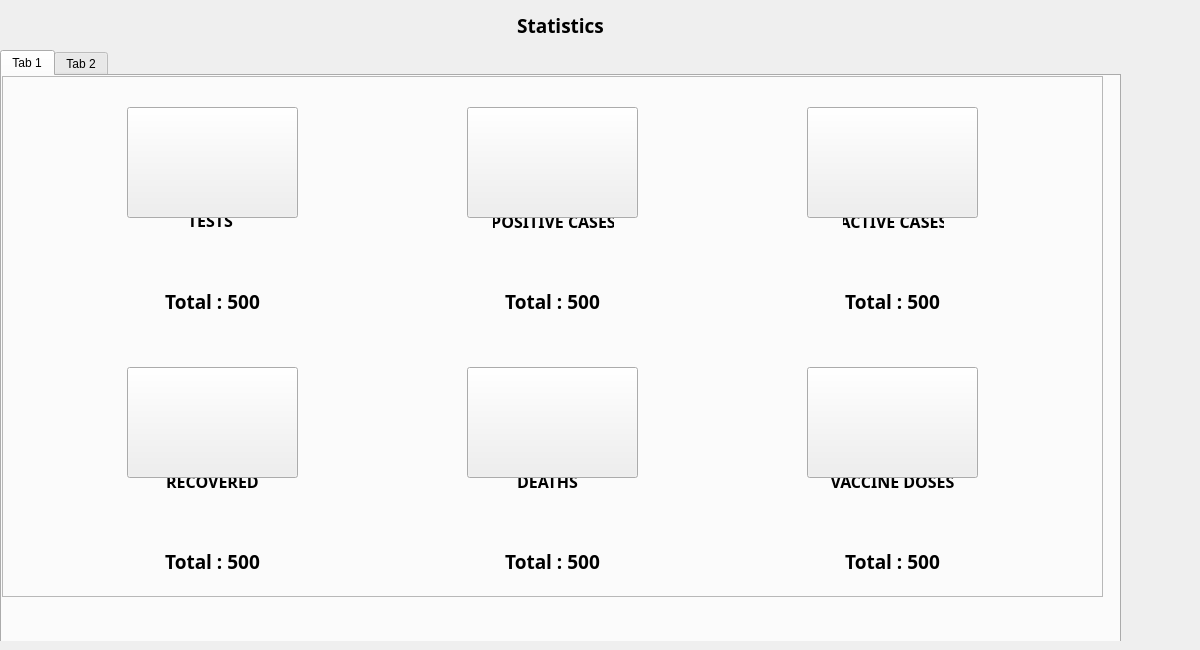
         <widget class="QWidget" name="homeTab">
          <property name="sizePolicy">
           <sizepolicy hsizetype="Expanding" vsizetype="Expanding">
            <horstretch>0</horstretch>
            <verstretch>0</verstretch>
           </sizepolicy>
          </property>
          <attribute name="title">
           <string>Acceuil</string>
          </attribute>
          <widget class="QWidget" name="mainFrame" native="true">
           <property name="geometry">
            <rect>
             <x>0</x>
             <y>0</y>
             <width>1191</width>
             <height>641</height>
            </rect>
           </property>
           <property name="sizePolicy">
            <sizepolicy hsizetype="Preferred" vsizetype="Expanding">
             <horstretch>0</horstretch>
             <verstretch>0</verstretch>
            </sizepolicy>
           </property>
           <widget class="QLabel" name="homePatientsLbl">
            <property name="geometry">
             <rect>
              <x>460</x>
              <y>10</y>
              <width>201</width>
              <height>31</height>
             </rect>
            </property>
            <property name="font">
             <font>
              <family>Noto Sans</family>
              <pointsize>14</pointsize>
              <weight>75</weight>
              <bold>true</bold>
             </font>
            </property>
            <property name="text">
             <string>Statistics</string>
            </property>
            <property name="alignment">
             <set>Qt::AlignCenter</set>
            </property>
           </widget>
           <widget class="QTabWidget" name="tabWidget">
            <property name="geometry">
             <rect>
              <x>0</x>
              <y>50</y>
              <width>1121</width>
              <height>621</height>
             </rect>
            </property>
            <property name="currentIndex">
             <number>0</number>
            </property>
            <widget class="QWidget" name="tab">
             <attribute name="title">
              <string>Tab 1</string>
             </attribute>
             <widget class="QFrame" name="cardsFrame">
              <property name="geometry">
               <rect>
                <x>0</x>
                <y>0</y>
                <width>1101</width>
                <height>521</height>
               </rect>
              </property>
              <property name="minimumSize">
               <size>
                <width>1000</width>
                <height>0</height>
               </size>
              </property>
              <property name="maximumSize">
               <size>
                <width>16777215</width>
                <height>16777215</height>
               </size>
              </property>
              <property name="frameShape">
               <enum>QFrame::StyledPanel</enum>
              </property>
              <property name="frameShadow">
               <enum>QFrame::Raised</enum>
              </property>
              <layout class="QGridLayout" name="gridLayout_3">
               <property name="leftMargin">
                <number>0</number>
               </property>
               <property name="topMargin">
                <number>0</number>
               </property>
               <property name="rightMargin">
                <number>0</number>
               </property>
               <property name="bottomMargin">
                <number>0</number>
               </property>
               <item row="0" column="0">
                <widget class="QWidget" name="card3" native="true">
                 <property name="minimumSize">
                  <size>
                   <width>250</width>
                   <height>250</height>
                  </size>
                 </property>
                 <property name="maximumSize">
                  <size>
                   <width>250</width>
                   <height>250</height>
                  </size>
                 </property>
                 <property name="cursor">
                  <cursorShape>ArrowCursor</cursorShape>
                 </property>
                 <widget class="QLabel" name="card3icon">
                  <property name="geometry">
                   <rect>
                    <x>40</x>
                    <y>25</y>
                    <width>170</width>
                    <height>150</height>
                   </rect>
                  </property>
                  <property name="minimumSize">
                   <size>
                    <width>0</width>
                    <height>0</height>
                   </size>
                  </property>
                  <property name="maximumSize">
                   <size>
                    <width>16777215</width>
                    <height>16777215</height>
                   </size>
                  </property>
                  <property name="text">
                   <string/>
                  </property>
                  <property name="scaledContents">
                   <bool>true</bool>
                  </property>
                 </widget>
                 <widget class="QLabel" name="label_24">
                  <property name="geometry">
                   <rect>
                    <x>90</x>
                    <y>130</y>
                    <width>67</width>
                    <height>19</height>
                   </rect>
                  </property>
                  <property name="font">
                   <font>
                    <family>Noto Sans</family>
                    <pointsize>12</pointsize>
                    <weight>75</weight>
                    <bold>true</bold>
                   </font>
                  </property>
                  <property name="text">
                   <string>TESTS</string>
                  </property>
                  <property name="alignment">
                   <set>Qt::AlignCenter</set>
                  </property>
                 </widget>
                 <widget class="QLabel" name="totalTestsLbl">
                  <property name="geometry">
                   <rect>
                    <x>30</x>
                    <y>210</y>
                    <width>191</width>
                    <height>20</height>
                   </rect>
                  </property>
                  <property name="font">
                   <font>
                    <family>Noto Sans</family>
                    <pointsize>14</pointsize>
                    <weight>75</weight>
                    <bold>true</bold>
                   </font>
                  </property>
                  <property name="text">
                   <string>Total : 500</string>
                  </property>
                  <property name="alignment">
                   <set>Qt::AlignCenter</set>
                  </property>
                 </widget>
                 <widget class="QPushButton" name="card1btn">
                  <property name="geometry">
                   <rect>
                    <x>40</x>
                    <y>26</y>
                    <width>171</width>
                    <height>111</height>
                   </rect>
                  </property>
                  <property name="text">
                   <string/>
                  </property>
                  <property name="icon">
                   <iconset resource="../resource.qrc">
                    <normaloff>:/iconCovid/icons/covid/blood-sample (1).png</normaloff>:/iconCovid/icons/covid/blood-sample (1).png</iconset>
                  </property>
                  <property name="iconSize">
                   <size>
                    <width>100</width>
                    <height>100</height>
                   </size>
                  </property>
                 </widget>
                </widget>
               </item>
               <item row="0" column="2">
                <widget class="QWidget" name="card1" native="true">
                 <property name="minimumSize">
                  <size>
                   <width>250</width>
                   <height>250</height>
                  </size>
                 </property>
                 <property name="maximumSize">
                  <size>
                   <width>250</width>
                   <height>250</height>
                  </size>
                 </property>
                 <property name="cursor">
                  <cursorShape>ArrowCursor</cursorShape>
                 </property>
                 <widget class="QLabel" name="label_33">
                  <property name="geometry">
                   <rect>
                    <x>180</x>
                    <y>50</y>
                    <width>100</width>
                    <height>100</height>
                   </rect>
                  </property>
                  <property name="minimumSize">
                   <size>
                    <width>100</width>
                    <height>100</height>
                   </size>
                  </property>
                  <property name="maximumSize">
                   <size>
                    <width>100</width>
                    <height>100</height>
                   </size>
                  </property>
                  <property name="text">
                   <string/>
                  </property>
                  <property name="pixmap">
                   <pixmap>:/icons/assets/icons/others/preferences.png</pixmap>
                  </property>
                  <property name="scaledContents">
                   <bool>true</bool>
                  </property>
                 </widget>
                 <widget class="QLabel" name="card1icon">
                  <property name="geometry">
                   <rect>
                    <x>40</x>
                    <y>25</y>
                    <width>170</width>
                    <height>150</height>
                   </rect>
                  </property>
                  <property name="text">
                   <string/>
                  </property>
                  <property name="scaledContents">
                   <bool>true</bool>
                  </property>
                 </widget>
                 <widget class="QLabel" name="label_34">
                  <property name="geometry">
                   <rect>
                    <x>76</x>
                    <y>130</y>
                    <width>101</width>
                    <height>20</height>
                   </rect>
                  </property>
                  <property name="font">
                   <font>
                    <family>Noto Sans</family>
                    <pointsize>12</pointsize>
                    <weight>75</weight>
                    <bold>true</bold>
                   </font>
                  </property>
                  <property name="text">
                   <string>ACTIVE CASES</string>
                  </property>
                  <property name="alignment">
                   <set>Qt::AlignCenter</set>
                  </property>
                 </widget>
                 <widget class="QLabel" name="totalActivesLbl">
                  <property name="geometry">
                   <rect>
                    <x>30</x>
                    <y>210</y>
                    <width>191</width>
                    <height>20</height>
                   </rect>
                  </property>
                  <property name="font">
                   <font>
                    <family>Noto Sans</family>
                    <pointsize>14</pointsize>
                    <weight>75</weight>
                    <bold>true</bold>
                   </font>
                  </property>
                  <property name="text">
                   <string>Total : 500</string>
                  </property>
                  <property name="alignment">
                   <set>Qt::AlignCenter</set>
                  </property>
                 </widget>
                 <widget class="QPushButton" name="card3btn">
                  <property name="geometry">
                   <rect>
                    <x>40</x>
                    <y>26</y>
                    <width>171</width>
                    <height>111</height>
                   </rect>
                  </property>
                  <property name="text">
                   <string/>
                  </property>
                  <property name="icon">
                   <iconset resource="../resource.qrc">
                    <normaloff>:/iconCovid/icons/covid/patient (4).png</normaloff>:/iconCovid/icons/covid/patient (4).png</iconset>
                  </property>
                  <property name="iconSize">
                   <size>
                    <width>100</width>
                    <height>100</height>
                   </size>
                  </property>
                 </widget>
                </widget>
               </item>
               <item row="1" column="1">
                <widget class="QWidget" name="card6" native="true">
                 <property name="minimumSize">
                  <size>
                   <width>250</width>
                   <height>250</height>
                  </size>
                 </property>
                 <property name="maximumSize">
                  <size>
                   <width>250</width>
                   <height>250</height>
                  </size>
                 </property>
                 <widget class="QLabel" name="card6icon">
                  <property name="geometry">
                   <rect>
                    <x>40</x>
                    <y>25</y>
                    <width>170</width>
                    <height>150</height>
                   </rect>
                  </property>
                  <property name="text">
                   <string/>
                  </property>
                  <property name="scaledContents">
                   <bool>true</bool>
                  </property>
                 </widget>
                 <widget class="QLabel" name="label_37">
                  <property name="geometry">
                   <rect>
                    <x>80</x>
                    <y>130</y>
                    <width>81</width>
                    <height>20</height>
                   </rect>
                  </property>
                  <property name="font">
                   <font>
                    <family>Noto Sans</family>
                    <pointsize>12</pointsize>
                    <weight>75</weight>
                    <bold>true</bold>
                   </font>
                  </property>
                  <property name="text">
                   <string>DEATHS</string>
                  </property>
                  <property name="alignment">
                   <set>Qt::AlignCenter</set>
                  </property>
                 </widget>
                 <widget class="QLabel" name="totalDeathsLbl">
                  <property name="geometry">
                   <rect>
                    <x>30</x>
                    <y>210</y>
                    <width>191</width>
                    <height>20</height>
                   </rect>
                  </property>
                  <property name="font">
                   <font>
                    <family>Noto Sans</family>
                    <pointsize>14</pointsize>
                    <weight>75</weight>
                    <bold>true</bold>
                   </font>
                  </property>
                  <property name="text">
                   <string>Total : 500</string>
                  </property>
                  <property name="alignment">
                   <set>Qt::AlignCenter</set>
                  </property>
                 </widget>
                 <widget class="QPushButton" name="card5btn">
                  <property name="geometry">
                   <rect>
                    <x>40</x>
                    <y>26</y>
                    <width>171</width>
                    <height>111</height>
                   </rect>
                  </property>
                  <property name="text">
                   <string/>
                  </property>
                  <property name="icon">
                   <iconset resource="../resource.qrc">
                    <normaloff>:/iconCovid/icons/covid/death (3).png</normaloff>:/iconCovid/icons/covid/death (3).png</iconset>
                  </property>
                  <property name="iconSize">
                   <size>
                    <width>100</width>
                    <height>100</height>
                   </size>
                  </property>
                 </widget>
                </widget>
               </item>
               <item row="1" column="2">
                <widget class="QWidget" name="card4" native="true">
                 <property name="minimumSize">
                  <size>
                   <width>250</width>
                   <height>250</height>
                  </size>
                 </property>
                 <property name="maximumSize">
                  <size>
                   <width>250</width>
                   <height>250</height>
                  </size>
                 </property>
                 <widget class="QLabel" name="card4icon">
                  <property name="geometry">
                   <rect>
                    <x>40</x>
                    <y>25</y>
                    <width>170</width>
                    <height>150</height>
                   </rect>
                  </property>
                  <property name="text">
                   <string/>
                  </property>
                  <property name="scaledContents">
                   <bool>true</bool>
                  </property>
                 </widget>
                 <widget class="QLabel" name="label_40">
                  <property name="geometry">
                   <rect>
                    <x>50</x>
                    <y>130</y>
                    <width>151</width>
                    <height>20</height>
                   </rect>
                  </property>
                  <property name="font">
                   <font>
                    <family>Noto Sans</family>
                    <pointsize>12</pointsize>
                    <weight>75</weight>
                    <bold>true</bold>
                   </font>
                  </property>
                  <property name="text">
                   <string>VACCINE DOSES</string>
                  </property>
                  <property name="alignment">
                   <set>Qt::AlignCenter</set>
                  </property>
                 </widget>
                 <widget class="QLabel" name="totalDosesLbl">
                  <property name="geometry">
                   <rect>
                    <x>30</x>
                    <y>210</y>
                    <width>191</width>
                    <height>20</height>
                   </rect>
                  </property>
                  <property name="font">
                   <font>
                    <family>Noto Sans</family>
                    <pointsize>14</pointsize>
                    <weight>75</weight>
                    <bold>true</bold>
                   </font>
                  </property>
                  <property name="text">
                   <string>Total : 500</string>
                  </property>
                  <property name="alignment">
                   <set>Qt::AlignCenter</set>
                  </property>
                 </widget>
                 <widget class="QPushButton" name="card6btn">
                  <property name="geometry">
                   <rect>
                    <x>40</x>
                    <y>26</y>
                    <width>171</width>
                    <height>111</height>
                   </rect>
                  </property>
                  <property name="text">
                   <string/>
                  </property>
                  <property name="icon">
                   <iconset resource="../resource.qrc">
                    <normaloff>:/iconCovid/icons/covid/vaccine (3).png</normaloff>:/iconCovid/icons/covid/vaccine (3).png</iconset>
                  </property>
                  <property name="iconSize">
                   <size>
                    <width>100</width>
                    <height>100</height>
                   </size>
                  </property>
                 </widget>
                </widget>
               </item>
               <item row="0" column="1">
                <widget class="QWidget" name="card2" native="true">
                 <property name="minimumSize">
                  <size>
                   <width>250</width>
                   <height>250</height>
                  </size>
                 </property>
                 <property name="maximumSize">
                  <size>
                   <width>250</width>
                   <height>250</height>
                  </size>
                 </property>
                 <property name="cursor">
                  <cursorShape>ArrowCursor</cursorShape>
                 </property>
                 <widget class="QLabel" name="card2icon">
                  <property name="geometry">
                   <rect>
                    <x>40</x>
                    <y>25</y>
                    <width>170</width>
                    <height>150</height>
                   </rect>
                  </property>
                  <property name="text">
                   <string/>
                  </property>
                  <property name="scaledContents">
                   <bool>true</bool>
                  </property>
                 </widget>
                 <widget class="QLabel" name="label_43">
                  <property name="geometry">
                   <rect>
                    <x>66</x>
                    <y>130</y>
                    <width>121</width>
                    <height>20</height>
                   </rect>
                  </property>
                  <property name="font">
                   <font>
                    <family>Noto Sans</family>
                    <pointsize>12</pointsize>
                    <weight>75</weight>
                    <bold>true</bold>
                   </font>
                  </property>
                  <property name="text">
                   <string>POSITIVE CASES</string>
                  </property>
                  <property name="alignment">
                   <set>Qt::AlignCenter</set>
                  </property>
                 </widget>
                 <widget class="QLabel" name="totalPositivesLbl">
                  <property name="geometry">
                   <rect>
                    <x>30</x>
                    <y>210</y>
                    <width>191</width>
                    <height>20</height>
                   </rect>
                  </property>
                  <property name="font">
                   <font>
                    <family>Noto Sans</family>
                    <pointsize>14</pointsize>
                    <weight>75</weight>
                    <bold>true</bold>
                   </font>
                  </property>
                  <property name="text">
                   <string>Total : 500</string>
                  </property>
                  <property name="alignment">
                   <set>Qt::AlignCenter</set>
                  </property>
                 </widget>
                 <widget class="QPushButton" name="card2btn">
                  <property name="geometry">
                   <rect>
                    <x>40</x>
                    <y>26</y>
                    <width>171</width>
                    <height>111</height>
                   </rect>
                  </property>
                  <property name="text">
                   <string/>
                  </property>
                  <property name="icon">
                   <iconset resource="../resource.qrc">
                    <normaloff>:/iconCovid/icons/covid/report.png</normaloff>:/iconCovid/icons/covid/report.png</iconset>
                  </property>
                  <property name="iconSize">
                   <size>
                    <width>100</width>
                    <height>100</height>
                   </size>
                  </property>
                 </widget>
                </widget>
               </item>
               <item row="1" column="0">
                <widget class="QWidget" name="card5" native="true">
                 <property name="minimumSize">
                  <size>
                   <width>250</width>
                   <height>250</height>
                  </size>
                 </property>
                 <property name="maximumSize">
                  <size>
                   <width>250</width>
                   <height>250</height>
                  </size>
                 </property>
                 <widget class="QLabel" name="card5icon">
                  <property name="geometry">
                   <rect>
                    <x>40</x>
                    <y>25</y>
                    <width>170</width>
                    <height>150</height>
                   </rect>
                  </property>
                  <property name="text">
                   <string/>
                  </property>
                  <property name="scaledContents">
                   <bool>true</bool>
                  </property>
                 </widget>
                 <widget class="QLabel" name="label_46">
                  <property name="geometry">
                   <rect>
                    <x>60</x>
                    <y>130</y>
                    <width>131</width>
                    <height>20</height>
                   </rect>
                  </property>
                  <property name="font">
                   <font>
                    <family>Noto Sans</family>
                    <pointsize>12</pointsize>
                    <weight>75</weight>
                    <bold>true</bold>
                   </font>
                  </property>
                  <property name="text">
                   <string>RECOVERED</string>
                  </property>
                  <property name="alignment">
                   <set>Qt::AlignCenter</set>
                  </property>
                 </widget>
                 <widget class="QLabel" name="totalRecoverecLbl">
                  <property name="geometry">
                   <rect>
                    <x>30</x>
                    <y>210</y>
                    <width>191</width>
                    <height>20</height>
                   </rect>
                  </property>
                  <property name="font">
                   <font>
                    <family>Noto Sans</family>
                    <pointsize>14</pointsize>
                    <weight>75</weight>
                    <bold>true</bold>
                   </font>
                  </property>
                  <property name="text">
                   <string>Total : 500</string>
                  </property>
                  <property name="alignment">
                   <set>Qt::AlignCenter</set>
                  </property>
                 </widget>
                 <widget class="QPushButton" name="card4btn">
                  <property name="geometry">
                   <rect>
                    <x>40</x>
                    <y>26</y>
                    <width>171</width>
                    <height>111</height>
                   </rect>
                  </property>
                  <property name="text">
                   <string/>
                  </property>
                  <property name="icon">
                   <iconset resource="../resource.qrc">
                    <normaloff>:/iconCovid/icons/covid/patient (2).png</normaloff>:/iconCovid/icons/covid/patient (2).png</iconset>
                  </property>
                  <property name="iconSize">
                   <size>
                    <width>100</width>
                    <height>100</height>
                   </size>
                  </property>
                 </widget>
                </widget>
               </item>
              </layout>
             </widget>
            </widget>
            <widget class="QWidget" name="tab_2">
             <attribute name="title">
              <string>Tab 2</string>
             </attribute>
             <widget class="QTableWidget" name="homePatientsTableWidget">
              <property name="geometry">
               <rect>
                <x>20</x>
                <y>10</y>
                <width>1081</width>
                <height>461</height>
               </rect>
              </property>
              <column>
               <property name="text">
                <string>ID</string>
               </property>
              </column>
              <column>
               <property name="text">
                <string>Nom</string>
               </property>
              </column>
              <column>
               <property name="text">
                <string>Prénom</string>
               </property>
              </column>
              <column>
               <property name="text">
                <string>Statut COVID19</string>
               </property>
              </column>
              <column>
               <property name="text">
                <string>Vaccination COVID19</string>
               </property>
              </column>
              <column>
               <property name="text">
                <string>Dernier test COVID19</string>
               </property>
              </column>
              <column>
               <property name="text">
                <string/>
               </property>
              </column>
             </widget>
            </widget>
           </widget>
          </widget>
         </widget>
